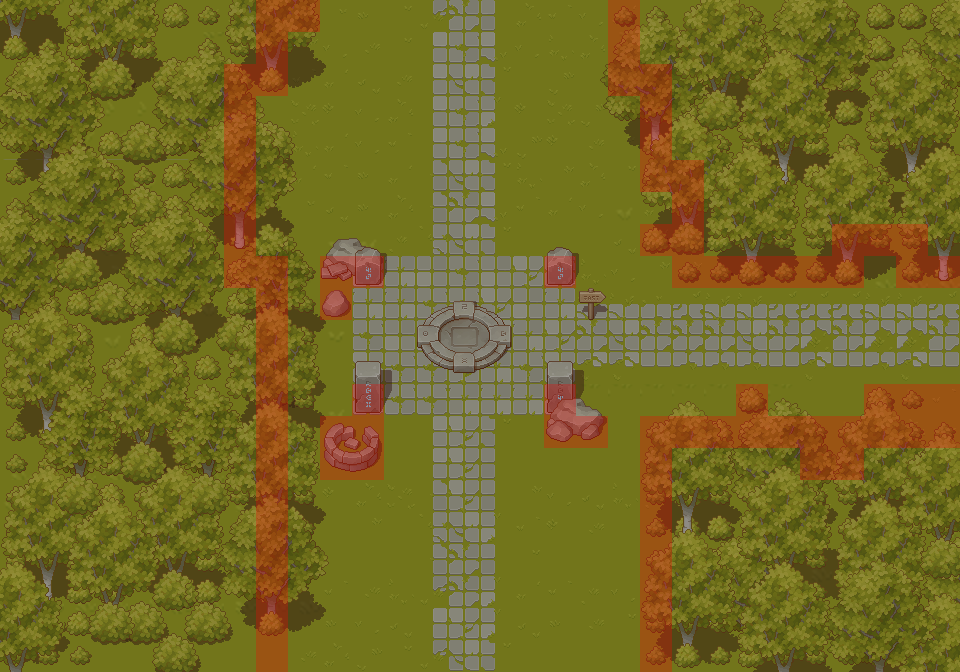

Rendered tile map (Tiled .tmx) drawn with the repository's tilesets; below, a short description and the map source with its tile grids summarised:
An orthogonal 30x21 tile map with 32x32 px tiles, 24 tile layers (grass, тінь, тінь2, Tile Layer 24, ...), 2 hidden layers not drawn, 7 tilesets.

<map version="1.9" tiledversion="1.9.2" orientation="orthogonal" renderorder="right-down" width="30" height="21" tilewidth="32" tileheight="32" infinite="0" nextlayerid="37" nextobjectid="4">
 <editorsettings>
  <export target="map_0_2(Start).json" format="json" />
 </editorsettings>
 <tileset firstgid="1" source="../tilesets/TX Plant.tsx" />
 <tileset firstgid="257" source="../tilesets/TX Tileset Grass512.tsx" />
 <tileset firstgid="513" source="../tilesets/TX Props.tsx" />
 <tileset firstgid="769" source="../tilesets/TX Tileset Grass.tsx" />
 <tileset firstgid="833" source="../tilesets/TX Shadow.tsx" />
 <tileset firstgid="1089" source="../tilesets/collision.tsx" />
 <tileset firstgid="1090" source="../tilesets/TX Shadow Plant.tsx" />
 <layer id="1" name="grass" width="30" height="21">
  <data>[630 cells, 630 non-empty, 59 distinct tile ids]</data>
 </layer>
 <layer id="32" name="тінь" width="30" height="21" opacity="0.53">
  <data>[630 cells, 210 non-empty, 24 distinct tile ids]</data>
 </layer>
 <layer id="33" name="тінь2" width="30" height="21" opacity="0.51">
  <data>[630 cells, 101 non-empty, 23 distinct tile ids]</data>
 </layer>
 <layer id="34" name="Tile Layer 24" width="30" height="21" opacity="0.5">
  <data>[630 cells, 29 non-empty, 16 distinct tile ids]</data>
 </layer>
 <group id="12" name="Рослини">
  <layer id="13" name="трава" width="30" height="21">
   <data>[630 cells, 313 non-empty, 15 distinct tile ids]</data>
  </layer>
  <layer id="14" name="трава2" width="30" height="21">
   <data>[630 cells, 81 non-empty, 15 distinct tile ids]</data>
  </layer>
  <layer id="6" name="threes" width="30" height="21">
   <data>[630 cells, 216 non-empty, 37 distinct tile ids]</data>
  </layer>
  <layer id="7" name="threes2" width="30" height="21">
   <data>[630 cells, 208 non-empty, 41 distinct tile ids]</data>
  </layer>
  <layer id="9" name="threes3" width="30" height="21">
   <data>[630 cells, 118 non-empty, 27 distinct tile ids]</data>
  </layer>
  <layer id="10" name="threes4" width="30" height="21">
   <data>[630 cells, 66 non-empty, 16 distinct tile ids]</data>
  </layer>
  <layer id="11" name="threes5" width="30" height="21">
   <data>[630 cells, 68 non-empty, 40 distinct tile ids]</data>
  </layer>
  <layer id="15" name="трава3" width="30" height="21">
   <data>[630 cells, 136 non-empty, 29 distinct tile ids]</data>
  </layer>
  <layer id="35" name="Tile Layer 25" width="30" height="21">
   <data>[630 cells, 4 non-empty, 1 distinct tile ids]</data>
  </layer>
 </group>
 <layer id="4" name="stone" width="30" height="21">
  <data>[630 cells, 71 non-empty, 13 distinct tile ids]</data>
 </layer>
 <group id="24" name="Group 3" opacity="0.48">
  <layer id="23" name="тінь" width="30" height="21">
   <data>[630 cells, 17 non-empty, 9 distinct tile ids]</data>
  </layer>
  <layer id="5" name="shadow" width="30" height="21">
   <data>[630 cells, 18 non-empty, 16 distinct tile ids]</data>
  </layer>
 </group>
 <layer id="2" name="spawn" width="30" height="21">
  <data>[630 cells, 9 non-empty, 9 distinct tile ids]</data>
 </layer>
 <layer id="16" name="дерев'яні ассети" width="30" height="21">
  <data>[630 cells, 1 non-empty, 1 distinct tile ids]</data>
 </layer>
 <group id="20" name="камні">
  <layer id="25" name="камні" width="30" height="21">
   <data>[630 cells, 3 non-empty, 3 distinct tile ids]</data>
  </layer>
  <layer id="36" name="Tile Layer 26" width="30" height="21">
   <data>[630 cells, 1 non-empty, 1 distinct tile ids]</data>
  </layer>
  <layer id="17" name="камні" width="30" height="21">
   <data>[630 cells, 59 non-empty, 19 distinct tile ids]</data>
  </layer>
  <layer id="18" name="камні2" width="30" height="21">
   <data>[630 cells, 6 non-empty, 6 distinct tile ids]</data>
  </layer>
 </group>
 <layer id="22" name="надписи" width="30" height="21">
  <data>[630 cells, 9 non-empty, 7 distinct tile ids]</data>
 </layer>
 <layer id="26" name="collision" width="30" height="21" opacity="0.29">
  <data>[630 cells, 86 non-empty, 2 distinct tile ids]</data>
 </layer>
 <group id="29" name="foregrounds" visible="0">
  <layer id="27" name="foreground" width="30" height="21">
   <data>[630 cells, 39 non-empty, 24 distinct tile ids]</data>
  </layer>
  <layer id="30" name="Tile Layer 21" width="30" height="21">
   <data>[630 cells, 9 non-empty, 9 distinct tile ids]</data>
  </layer>
 </group>
</map>
